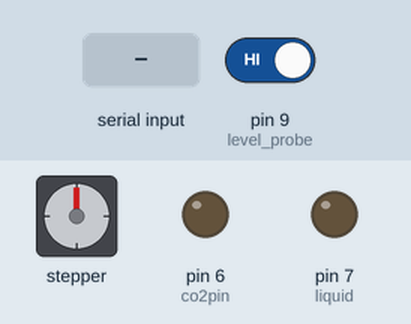
Recording of a sketch running on a simulated Arduino Uno, built with avr-gcc and run on an emulated ATmega328P. Shown: stepper motor, output pins drawn as LEDs (lit = HIGH). Wiring (inferred from the names in the program): stepper motor driver (200 steps per turn assumed): step pin 5; direction pin 2; enable pin 8. The test bench sets the inputs (shaded band); at power-on: pin 9 (level_probe) HIGH. Pins used as bus, display or sensor lines are not drawn.

Above: at 1.2 s.
1.3 s: "7" received over Serial
At 6.4 s:
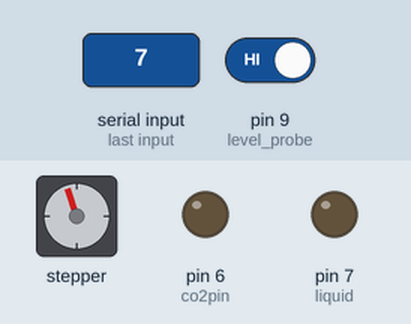
At 8.7 s:
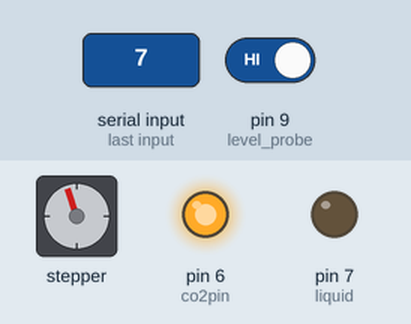
Timing chart, 0 to 14.6 s (numbered marks = the images above; inputs shaded):
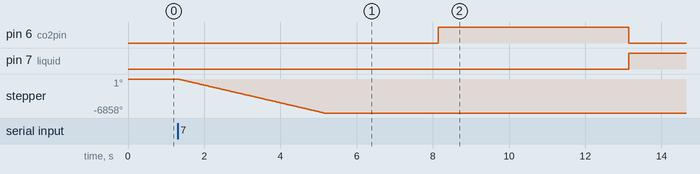

The sketch:

Can_Filler_V3.ino
```cpp
int state = 0;
int val;
const int stepPin = 5;
const int dirPin = 2;
const int enPin = 8;
const int co2pin = 6;
const int liquid = 7;
const int level_probe = 9;
char a=0;

void setup() {
  pinMode(stepPin,OUTPUT);
  pinMode(dirPin,OUTPUT);
  pinMode(enPin,OUTPUT);
  pinMode(co2pin, OUTPUT);
  pinMode(liquid,OUTPUT);
  pinMode(level_probe,INPUT_PULLUP);
  digitalWrite(enPin,LOW);
  Serial.begin(9600);
}

void loop() {
  if (Serial.available() > 0) {
    a=Serial.read();
    if(a=='7')
    {
      if(state==0)
        {
            lower();
            delay(3000);
            fill();
            raise_();
            delay(3000);
            Serial.print(state);
        }
    }
  }
}
void raise_() {
  digitalWrite(dirPin,HIGH);
  for(int x = 0; x < 3810; x++) {
    digitalWrite(stepPin,HIGH);
    delayMicroseconds(500);
    digitalWrite(stepPin,LOW);
    delayMicroseconds(500);
  }
}
void lower() {
  digitalWrite(dirPin,LOW);
  for(int x = 0; x < 3810; x++) {
    digitalWrite(stepPin,HIGH);
    delayMicroseconds(500);
    digitalWrite(stepPin,LOW);
    delayMicroseconds(500);
  }
}
void fill(){
  digitalWrite(co2pin,HIGH);
  delay(5000);
  digitalWrite(co2pin,LOW);
  while(digitalRead(level_probe)==HIGH ) {
    digitalWrite(liquid,HIGH);
  }
  digitalWrite(liquid,LOW);
}
```

Measured:
- after the input at 1.3 s, pin 6 (co2pin): LOW → HIGH after 6.8 s, → LOW 5.0 s later; pin 7 (liquid): LOW → HIGH after 11.8 s; stepper: turns 6858° counter-clockwise in 3.8 s, starting at once
